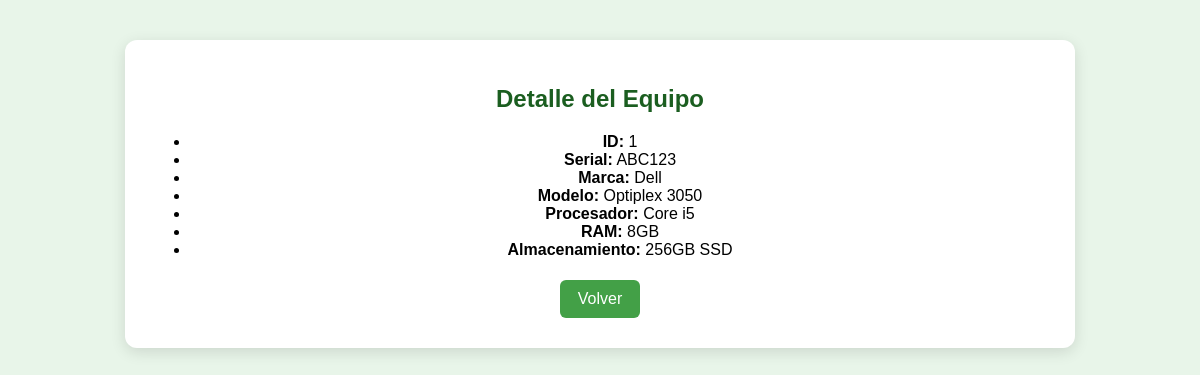
The page /detalle/1 (signed in) on the database its author committed.
### tables this page shows
CREATE TABLE computadores (
        id INTEGER PRIMARY KEY AUTOINCREMENT,
        serial TEXT NOT NULL,
        marca TEXT,
        modelo TEXT,
        procesador TEXT,
        ram TEXT,
        almacenamiento TEXT
    );

### app.py (the view)
@app.route("/detalle/<int:id>")
def detalle(id):
    if "usuario" not in session:
        return redirect("/login")
    conn = get_db()
    cur = conn.cursor()
    cur.execute("SELECT * FROM computadores WHERE id = ?", (id,))
    pc = cur.fetchone()
    if not pc:
        return "Equipo no encontrado", 404
    return render_template("detalle.html", pc=pc)

### app.py (called while the page is built)
def get_db():
    db = getattr(g, "_database", None)
    if db is None:
        db = g._database = sqlite3.connect(APP_DB)
    return db

@app.teardown_appcontext
def close_connection(exception):
    db = getattr(g, "_database", None)
    if db:
        db.close()

### templates/detalle.html (shortened to what this page needs)
<!DOCTYPE html>
<html lang="es">
<head>
    <link rel="stylesheet" href="/static/styles.css">
</head>
<body>
<div class="container">
    <h2>Detalle del Equipo</h2>
    <ul class="detail-list">
        <li><strong>ID:</strong> {{ pc[0] }}</li>
        <li><strong>Serial:</strong> {{ pc[1] }}</li>
        <li><strong>Marca:</strong> {{ pc[2] }}</li>
        <li><strong>Modelo:</strong> {{ pc[3] }}</li>
        <li><strong>Procesador:</strong> {{ pc[4] }}</li>
        <li><strong>RAM:</strong> {{ pc[5] }}</li>
        <li><strong>Almacenamiento:</strong> {{ pc[6] }}</li>
    </ul>
    <a class="btn" href="/">Volver</a>
</div>
</body>
</html>

### static/styles.css (style rules this page uses)
body { font-family: Arial, sans-serif; background: #e8f5e9; margin: 0; padding: 0; text-align: center; }
.container { width: 90%; max-width: 900px; margin: 40px auto; background: #ffffff; padding: 25px; border-radius: 12px; box-shadow: 0 4px 15px rgba(0,0,0,0.12); }
h1, h2 { color: #1b5e20; text-align: center; margin-bottom: 20px; }
.btn { display: inline-block; background: #43a047; color: white; padding: 10px 18px; border-radius: 6px; text-decoration: none; margin: 5px; transition: 0.3s; }

### rows shown on the page
computadores: id "1", serial "ABC123", marca "Dell", modelo "Optiplex 3050", procesador "Core i5", ram "8GB", almacenamiento "256GB SSD"
